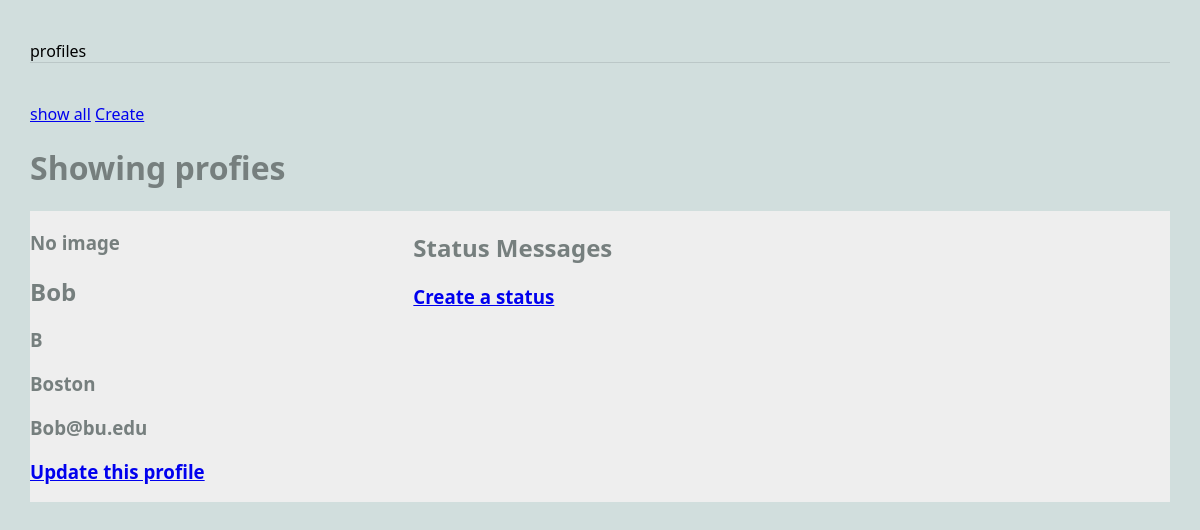
Before: /mini_fb/profile/1 with the older database file.
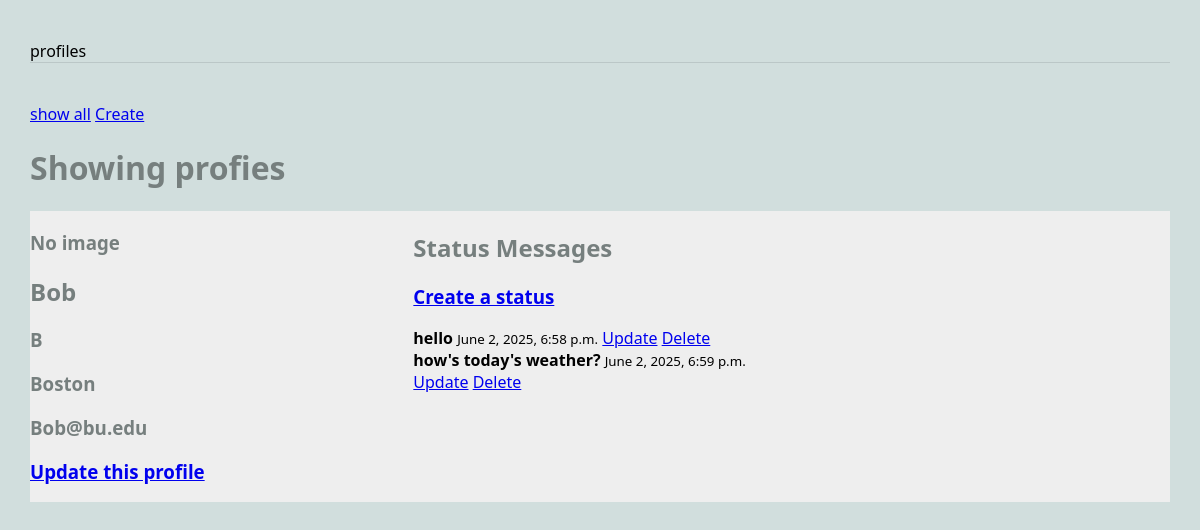
After: the same page with the newer database file.
### mini_fb/models.py (models this page shows, shortened)
class StatusMessage(models.Model):
    profile = models.ForeignKey(Profile, on_delete=models.CASCADE)
    timestamp = models.DateTimeField(auto_now=True)
    message = models.TextField(blank=False)

### mini_fb/views.py (the view)
# urls.py: path('profile/<int:pk>', ShowProfilePageView.as_view(), name='show_profile'),
class ShowProfilePageView(DetailView):
    model = Profile
    template_name = 'mini_fb/show_profile.html'
    context_object_name = 'profiles'

### mini_fb/models.py (called while the page is built)
    def get_all_StatusMessage(self):
        all_status_messages = StatusMessage.objects.filter(profile=self)
        return all_status_messages

### mini_fb/templates/mini_fb/show_profile.html (shortened to what this page needs)
{% extends 'mini_fb/base.html' %}
{% block content %}
<h1>Showing profies</h1>
<main class="grid-container">
    <profiles class="featured">
        {% if profiles.image_file %}
        <img src="{{profiles.image_file.url}}" alt="{{profiles.image_file.url}}">
        {% else %}
        <h3>No image</h3>
        {% endif %}
        <div>
            <h2>{{profiles.first_name}}</h2>
            <h3>{{profiles.last_name}}</h3>  {% comment %} Fixed: added proper closing tag {% endcomment %}
            <h3>{{profiles.city}}</h3>        {% comment %} Fixed: added proper closing tag {% endcomment %}
            <h3>{{profiles.email_address}}</h3> {% comment %} Fixed: added proper closing tag {% endcomment %}
        </div>
        <h3>
            <a href="{% url 'update_profile' profiles.pk %}">Update this profile</a>
	    </h3>
    </profiles>
    <div>
        <h2>Status Messages</h2>
        <h3>
            <a href="{% url 'create_status' profiles.pk %}">Create a status</a>
        </h3>
        {% for sm in profiles.get_all_StatusMessage %}
            <div class="status-message">
                <strong>{{sm.message}}</strong>
                <small>{{sm.timestamp}}</small>
                <a href="{% url 'update_status' sm.pk %}">Update</a>
                <a href="{% url 'delete_status' sm.pk %}">Delete</a>
            </div>
        {% endfor %}
    </div>
</main>
{% endblock %}

Changed rows visible on the page:
added StatusMessage: message "hello", timestamp "June 2, 2025, 6:58 p.m."
added StatusMessage: message "how's today's weather?", timestamp "June 2, 2025, 6:59 p.m."
